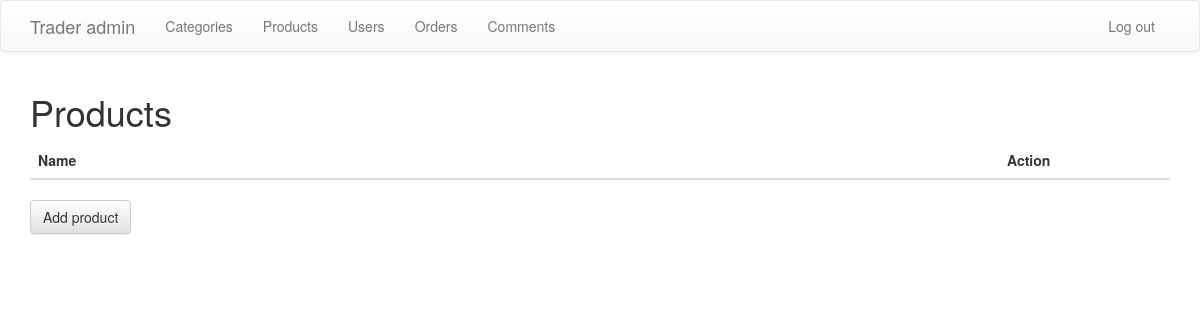
The app's page /admin/products.php, older data.
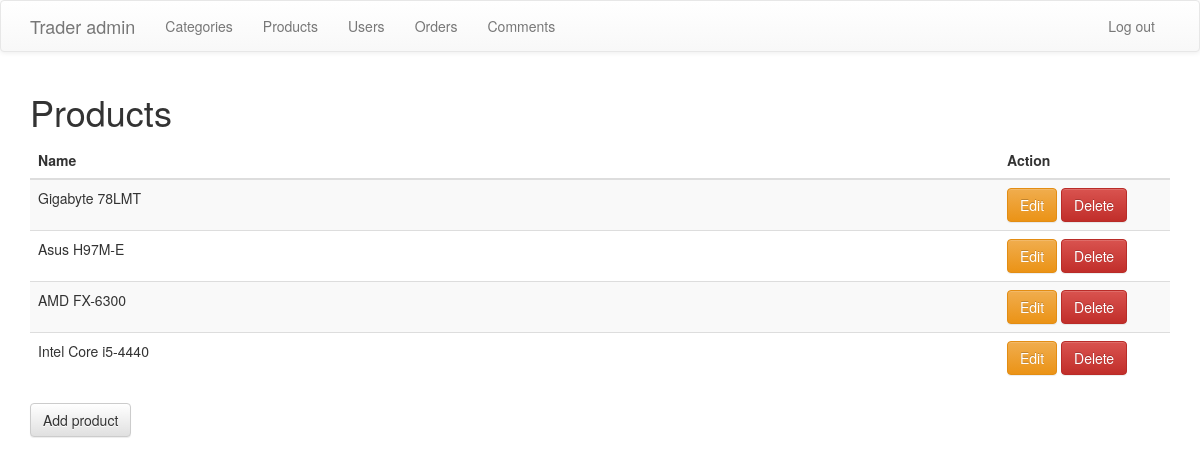
The same page, newer data.
### tables this page shows
CREATE TABLE IF NOT EXISTS `products` (
  `product_id` int(11) NOT NULL AUTO_INCREMENT,
  `category_id` int(11) NOT NULL,
  `name` varchar(255) NOT NULL,
  `description` text NOT NULL,
  `price` int(11) NOT NULL,
  `stock` int(11) NOT NULL,
  `image` varchar(255) NOT NULL,
  PRIMARY KEY (`product_id`)
);

### admin/products.php (the view, shortened to what this page needs)
<?php
include('config.php');
?>
<!DOCTYPE html>
<html lang="en">
<head>
	<link rel="stylesheet" href="https://maxcdn.bootstrapcdn.com/bootstrap/3.3.4/css/bootstrap.min.css">
	<link rel="stylesheet" href="https://maxcdn.bootstrapcdn.com/bootstrap/3.3.4/css/bootstrap-theme.min.css">
</head>
<body>
	<?php include('template_parts/header.php'); ?>
	<div class="container">
		<h1>Products</h1>
		<table class="table table-striped">
			<thead>
				<tr>
					<th width="85%">Name</th>
					<th>Action</th>
				</tr>
			</thead>
			<tbody>
				<?php
				$products = $db->query("SELECT * FROM products ORDER BY product_id DESC");
				while($row = $products->fetch_assoc()) {
				?>
				<tr>
					<td><?php echo $row['name'] ?></td>
					<td>
						<a href="edit_product.php?product_id=<?php echo $row['product_id']; ?>" class="btn btn-warning">Edit</a>
						<a href="delete_product.php?product_id=<?php echo $row['product_id']; ?>" class="btn btn-danger">Delete</a>
					</td>
				</tr>
				<?php
				}
				?>
			</tbody>
		</table>
		<a href="add_product.php" class="btn btn-default">Add product</a>
	</div>
</body>
</html>

Row changes from the older to the newer data that the page shows:
added products: name "Gigabyte 78LMT"
added products: name "Asus H97M-E"
added products: name "AMD FX-6300"
added products: name "Intel Core i5-4440"
